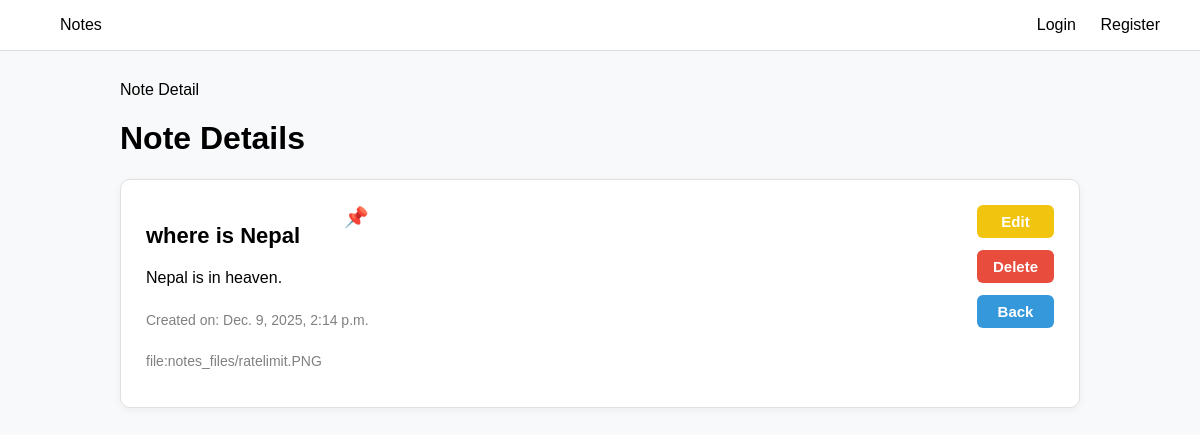
The page /2/note-detail/ on the database its author committed.
### notes/models.py (models this page shows, shortened)
class Note(models.Model):
    title = models.CharField(max_length=50)
    content = models.TextField()
    file = models.FileField(upload_to="notes_files", null=True, blank=True)
    pinned = models.BooleanField(default=False)
    created_at = models.DateTimeField(auto_now_add=True)

### notes/views.py (the view)
# urls.py: path("<int:pk>/note-detail/", views.Note_detail.as_view(), name="detail"),
class Note_detail(DetailView):
    model = Note
    template_name='notes_detail.html'

### templates/notes_detail.html
{% extends "base.html" %}
{% block content %}
{% load static %}
{% block title %} Note Detail {% endblock title %}
<h1>Note Details</h1>
<div class="card">
    <div class="card-content">
        <span class="pinned">📌</span>
        <h2>{{ object.title }}</h2>
        <p>{{ object.content }}</p>
        <p><small>Created on: {{ object.created_at }}</small></p>
        <p><small>file:{{ object.file }}</small></p>
    </div>
    <div class="card-sidebar">
        <a href="{% url 'edit' object.pk %}" class="btn btn-edit">Edit</a>
        <a href="{% url 'delete' object.pk %}" class="btn btn-delete">Delete</a>
        <a href="{% url 'list' %}" class="btn btn-view">Back</a>
    </div>
</div>
{% endblock content %}

### templates/base.html (style rules this page uses)
body { font-family: Arial, sans-serif; margin: 0; background: #f8f9fa; }
.btn { background: #1a73e8; border: none; padding: 10px 18px; color: #fff; border-radius: 5px; cursor: pointer; font-size: 15px; text-decoration: none; }
.card { background: #fff; padding: 20px; border-radius: 8px; margin-bottom: 20px; border: 1px solid #e0e0e0; display: flex; justify-content: space-between; align-items: center; }
.pinned { float: right; font-size: 20px; color: gray; }
.card-sidebar { display: flex; flex-direction: column; gap: 8px; }
.card-sidebar .btn { display: inline-block; padding: 8px 16px; text-align: center; border-radius: 6px; font-weight: 600; text-decoration: none; color: #fff; }
.btn-view { background-color: #3498db; }
.btn-edit { background-color: #f1c40f; color: #000; }
.btn-delete { background-color: #e74c3c; }
.card { background: #fff; padding: 25px; border-radius: 10px; margin-bottom: 25px; border: 1px solid #e0e0e0; display: flex; justify-content: space-between; align-items: flex-start; gap: 20px; box-shadow: 0 2px 8px rgba(0,0,0,0.05); }
.card h2 { font-size: 22px; margin-bottom: 10px; }
.card p { font-size: 16px; line-height: 1.6; margin-bottom: 8px; }
.card small { font-size: 14px; color: gray; }
.card-sidebar { display: flex; flex-direction: column; gap: 12px; }

### rows shown on the page
Note: title "where is Nepal", content "Nepal is in heaven.", created_at "Dec. 9, 2025, 2:14 p.m.", file "notes_files/ratelimit.PNG"
